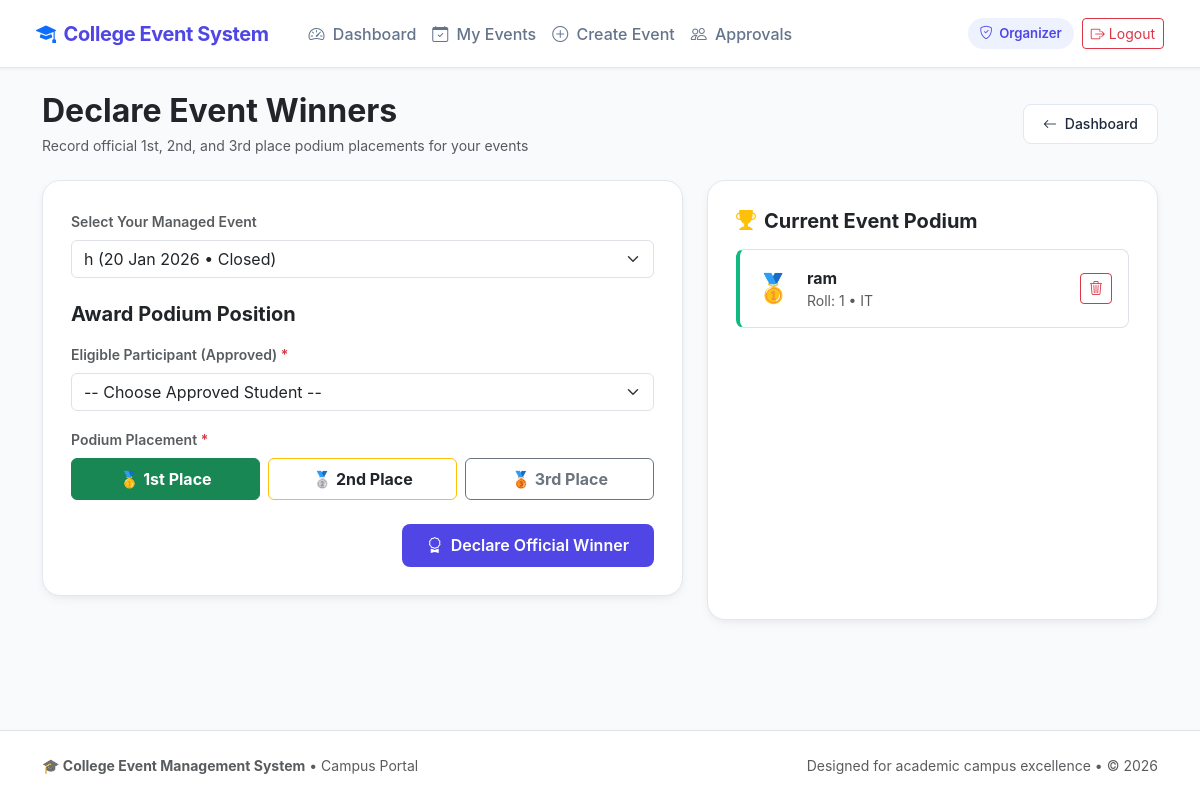
The page /declare_winner.php?event_id=3 (signed in) on the database its author committed.
### tables this page shows
CREATE TABLE `winners` (
  `id` int(11) NOT NULL,
  `event_id` int(11) NOT NULL,
  `student_id` int(11) NOT NULL,
  `position` enum('1st','2nd','3rd') NOT NULL
);

CREATE TABLE `students` (
  `id` int(11) NOT NULL,
  `user_id` int(11) NOT NULL,
  `name` varchar(100) NOT NULL,
  `roll_no` varchar(50) DEFAULT NULL,
  `department` varchar(100) DEFAULT NULL
);

### includes/helpers.php (called while the page is built, shortened)
<?php
function e($value) {
    return htmlspecialchars($value ?? '', ENT_QUOTES, 'UTF-8');
}

### declare_winner.php (the view, shortened to what this page needs)
<?php
require_once __DIR__ . '/includes/db.php';
require_once __DIR__ . '/includes/helpers.php';
$uid = (int)$_SESSION['user_id'];
$selected_event = (int)($_GET['event_id'] ?? 0);
$stmt = mysqli_prepare($conn, "SELECT id, title, status, event_date FROM events WHERE created_by = ? ORDER BY event_date DESC");
mysqli_stmt_bind_param($stmt, "i", $uid);
mysqli_stmt_execute($stmt);
$my_events = mysqli_stmt_get_result($stmt);
$students = null;
$existing_winners = null;
if ($selected_event > 0) {
    $stu_stmt = mysqli_prepare($conn, "
        SELECT s.id, s.name, s.roll_no, s.department
        FROM event_participation ep
        JOIN students s ON ep.student_id = s.id
        JOIN events e ON ep.event_id = e.id
        WHERE ep.event_id = ? AND e.created_by = ? AND ep.approval_status = 'approved'
        ORDER BY s.name ASC
    ");
    mysqli_stmt_bind_param($stu_stmt, "ii", $selected_event, $uid);
    mysqli_stmt_execute($stu_stmt);
    $students = mysqli_stmt_get_result($stu_stmt);
    $win_stmt = mysqli_prepare($conn, "
        SELECT w.id, w.position, s.name, s.roll_no, s.department
        FROM winners w
        JOIN students s ON w.student_id = s.id
        WHERE w.event_id = ?
        ORDER BY FIELD(w.position, '1st', '2nd', '3rd')
    ");
    mysqli_stmt_bind_param($win_stmt, "i", $selected_event);
    mysqli_stmt_execute($win_stmt);
    $existing_winners = mysqli_stmt_get_result($win_stmt);
}
include __DIR__ . '/includes/header.php';
include __DIR__ . '/includes/navbar.php';
?>
<div class="container py-4">
    <div class="d-flex flex-column flex-md-row justify-content-between align-items-md-center gap-3 mb-4">
        <div>
            <h2 class="fw-bold tracking-tight text-dark mb-1">Declare Event Winners</h2>
            <p class="text-muted small mb-0">Record official 1st, 2nd, and 3rd place podium placements for your events</p>
        </div>
        <a href="organizer_dashboard.php" class="btn btn-sm btn-cems-secondary">
            <i class="bi bi-arrow-left me-1"></i> Dashboard
        </a>
    </div>
    <div class="row g-4">
        <div class="col-lg-7">
            <div class="cems-card mb-4">
                <form method="get" class="mb-4">
                    <label class="form-label fw-semibold text-muted small">Select Your Managed Event</label>
                    <select name="event_id" class="form-select" onchange="this.form.submit()">
                        <?php if ($my_events): ?>
                            <?php while ($e = mysqli_fetch_assoc($my_events)): ?>
                                <option value="<?php echo (int)$e['id']; ?>" <?php if ($selected_event === (int)$e['id']) echo 'selected'; ?>>
                                    <?php echo e($e['title']); ?> (<?php echo date("d M Y", strtotime($e['event_date'])); ?> &bull; <?php echo ucfirst(e($e['status'])); ?>)
                                </option>
                            <?php endwhile; ?>
                        <?php endif; ?>
                    </select>
                </form>
                <?php if ($selected_event > 0): ?>
                    <?php if ($students && mysqli_num_rows($students) > 0): ?>
                        <h5 class="fw-bold text-dark mb-3">Award Podium Position</h5>
                        <form method="post" action="declare_winner.php?event_id=<?php echo $selected_event; ?>">
                            <div class="mb-3">
                                <label class="form-label fw-semibold small text-muted">Eligible Participant (Approved) <span class="text-danger">*</span></label>
                                <select name="student_id" class="form-select" required>
                                    <option value="">-- Choose Approved Student --</option>
                                </select>
                            </div>
                            <div class="mb-4">
                                <label class="form-label fw-semibold small text-muted">Podium Placement <span class="text-danger">*</span></label>
                                <div class="row g-2">
                                    <div class="col-4">
                                        <label class="btn btn-outline-success w-100 py-2 fw-bold" for="pos1">
                                            🥇 1st Place
                                        </label>
                                    </div>
                                    <div class="col-4">
                                        <label class="btn btn-outline-warning text-dark w-100 py-2 fw-bold" for="pos2">
                                            🥈 2nd Place
                                        </label>
                                    </div>
                                    <div class="col-4">
                                        <label class="btn btn-outline-secondary w-100 py-2 fw-bold" for="pos3">
                                            🥉 3rd Place
                                        </label>
                                    </div>
                                </div>
                            </div>
                            <div class="d-flex justify-content-end">
                                <button type="submit" name="declare" class="btn btn-cems-primary px-4 d-inline-flex align-items-center gap-2">
                                    <i class="bi bi-award"></i> Declare Official Winner
                                </button>
                            </div>
                        </form>
                    <?php endif; ?>
                <?php endif; ?>
            </div>
        </div>
        <div class="col-lg-5">
            <div class="cems-card h-100">
                <h5 class="fw-bold text-dark mb-3"><i class="bi bi-trophy-fill text-warning me-2"></i>Current Event Podium</h5>
                <?php if ($selected_event > 0 && $existing_winners && mysqli_num_rows($existing_winners) > 0): ?>
                    <div class="d-flex flex-column gap-3">
                        <?php while ($w = mysqli_fetch_assoc($existing_winners)): ?>
                            <?php
                            $rank_color = match($w['position']) {
                                '1st' => '#10b981',
                                '2nd' => '#f59e0b',
                                default => '#64748b'
                            };
                            $rank_icon = match($w['position']) {
                                '1st' => '🥇',
                                '2nd' => '🥈',
                                default => '🥉'
                            };
                            ?>
                            <div class="p-3 border rounded-3 d-flex align-items-center justify-content-between" style="border-left: 4px solid <?php echo $rank_color; ?> !important;">
                                <div class="d-flex align-items-center gap-3">
                                    <span class="fs-3"><?php echo $rank_icon; ?></span>
                                    <div>
                                        <div class="fw-bold text-dark"><?php echo e($w['name']); ?></div>
                                        <div class="text-muted small">
                                            Roll: <?php echo e(!empty($w['roll_no']) ? $w['roll_no'] : 'N/A'); ?> &bull; <?php echo e($w['department'] ?? 'General'); ?>
                                        </div>
                                    </div>
                                </div>
                                <form method="post" action="declare_winner.php?event_id=<?php echo $selected_event; ?>" onsubmit="return confirm('Revoke this winner award?');">
                                    <button type="submit" name="delete_winner" class="btn btn-sm btn-outline-danger py-1 px-2" title="Revoke Winner">
                                        <i class="bi bi-trash3"></i>
                                    </button>
                                </form>
                            </div>
                        <?php endwhile; ?>
                    </div>
                <?php endif; ?>
            </div>
        </div>
    </div>
</div>
<?php
include __DIR__ . '/includes/footer.php';
?>

### assets/css/theme.css (style rules this page uses)
:root { --c-primary: #4f46e5; --c-primary-hover: #4338ca; --c-primary-subtle: #eef2ff; --c-primary-border: #c7d2fe; --c-secondary: #0ea5e9; --c-secondary-subtle: #f0f9ff; --c-accent-coral: #f43f5e; --c-accent-coral-subtle: #fff1f2; --c-accent-amber: #f59e0b; --c-accent-amber-subtle: #fffbeb; --c-accent-emerald: #10b981; --c-accent-emerald-subtle: #ecfdf5; --c-dark: #0f172a; --c-text-main: #1e293b; --c-text-muted: #64748b; --c-border: #e2e8f0; --c-border-light: #f1f5f9; --c-bg: #f8fafc; --c-surface: #ffffff; --c-surface-card: #ffffff; --font-sans: 'Inter', system-ui, -apple-system, BlinkMacSystemFont, 'Segoe UI', Roboto, sans-serif; --radius-sm: 8px; --radius-md: 12px; --radius-lg: 18px; --radius-xl: 24px; --shadow-subtle: 0 1px 3px rgba(15, 23, 42, 0.06); --shadow-card: 0 4px 12px -2px rgba(15, 23, 42, 0.06), 0 2px 6px -2px rgba(15, 23, 42, 0.04); --shadow-hover: 0 12px 24px -4px rgba(15, 23, 42, 0.1), 0 4px 8px -4px rgba(15, 23, 42, 0.05); --t-standard: all 0.22s cubic-bezier(0.4, 0, 0.2, 1); }
body { font-family: var(--font-sans); background-color: var(--c-bg); color: var(--c-text-main); min-height: 100vh; display: flex; flex-direction: column; -webkit-font-smoothing: antialiased; }
.cems-card { background: var(--c-surface); border: 1px solid var(--c-border); border-radius: var(--radius-lg); padding: 1.75rem; box-shadow: var(--shadow-card); transition: var(--t-standard); }
.btn-cems-primary { background: var(--c-primary); color: white; border: 1px solid transparent; font-weight: 600; border-radius: var(--radius-sm); padding: 0.55rem 1.2rem; transition: var(--t-standard); }
.btn-cems-secondary { background: var(--c-surface); color: var(--c-text-main); border: 1px solid var(--c-border); font-weight: 500; border-radius: var(--radius-sm); padding: 0.55rem 1.2rem; transition: var(--t-standard); }

### rows shown on the page
winners: position "🥇", student.name "ram", student.roll_no "1", student.department "IT"

### other values the page prints
$role "Organizer"
form field event_id "h (20 Jan 2026 • Closed)"
